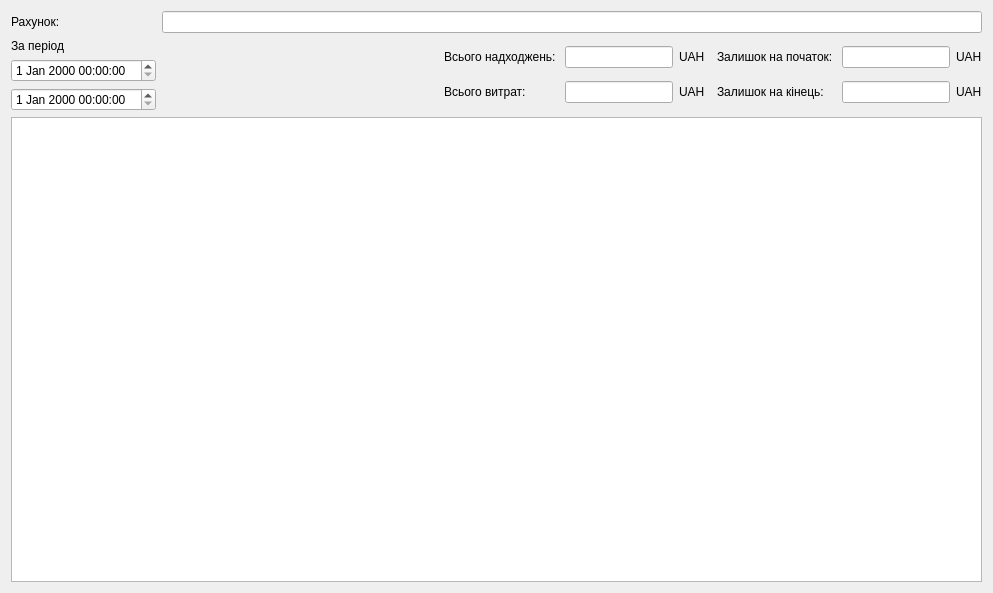
<?xml version="1.0" encoding="UTF-8"?>
<ui version="4.0">
 <class>Turnover</class>
 <widget class="QDialog" name="Turnover">
  <property name="geometry">
   <rect>
    <x>0</x>
    <y>0</y>
    <width>993</width>
    <height>593</height>
   </rect>
  </property>
  <property name="windowTitle">
   <string>Dialog</string>
  </property>
  <property name="windowIcon">
   <iconset resource="Res.qrc">
    <normaloff>:/new/prefix1/IMG/ico.png</normaloff>:/new/prefix1/IMG/ico.png</iconset>
  </property>
  <layout class="QGridLayout" name="gridLayout">
   <item row="2" column="1" colspan="5">
    <widget class="QLineEdit" name="lineEdit_acc"/>
   </item>
   <item row="12" column="0" colspan="6">
    <widget class="QTableView" name="tableView"/>
   </item>
   <item row="6" column="5">
    <layout class="QGridLayout" name="gridLayout_2">
     <item row="0" column="0">
      <widget class="QLabel" name="label_4">
       <property name="text">
        <string>Залишок на початок: </string>
       </property>
      </widget>
     </item>
     <item row="0" column="1">
      <widget class="QLineEdit" name="lineEdit_balance_start">
       <property name="sizePolicy">
        <sizepolicy hsizetype="Fixed" vsizetype="Fixed">
         <horstretch>0</horstretch>
         <verstretch>0</verstretch>
        </sizepolicy>
       </property>
      </widget>
     </item>
     <item row="1" column="0">
      <widget class="QLabel" name="label_2">
       <property name="text">
        <string>Залишок на кінець: </string>
       </property>
      </widget>
     </item>
     <item row="1" column="1">
      <widget class="QLineEdit" name="lineEdit_balance_end">
       <property name="sizePolicy">
        <sizepolicy hsizetype="Fixed" vsizetype="Fixed">
         <horstretch>0</horstretch>
         <verstretch>0</verstretch>
        </sizepolicy>
       </property>
      </widget>
     </item>
     <item row="0" column="2">
      <widget class="QLabel" name="label_cur3">
       <property name="text">
        <string>UAH</string>
       </property>
      </widget>
     </item>
     <item row="1" column="2">
      <widget class="QLabel" name="label_cur4">
       <property name="text">
        <string>UAH</string>
       </property>
      </widget>
     </item>
    </layout>
   </item>
   <item row="2" column="0">
    <widget class="QLabel" name="label">
     <property name="sizePolicy">
      <sizepolicy hsizetype="Fixed" vsizetype="Preferred">
       <horstretch>0</horstretch>
       <verstretch>0</verstretch>
      </sizepolicy>
     </property>
     <property name="text">
      <string>Рахунок: </string>
     </property>
    </widget>
   </item>
   <item row="6" column="0">
    <layout class="QGridLayout" name="gridLayout_4">
     <item row="1" column="0">
      <widget class="QDateTimeEdit" name="dateTimeEdit_start"/>
     </item>
     <item row="2" column="0">
      <widget class="QDateTimeEdit" name="dateTimeEdit_end"/>
     </item>
     <item row="0" column="0">
      <widget class="QLabel" name="label_3">
       <property name="sizePolicy">
        <sizepolicy hsizetype="Fixed" vsizetype="Preferred">
         <horstretch>0</horstretch>
         <verstretch>0</verstretch>
        </sizepolicy>
       </property>
       <property name="text">
        <string>За період</string>
       </property>
      </widget>
     </item>
    </layout>
   </item>
   <item row="6" column="2" colspan="2">
    <layout class="QGridLayout" name="gridLayout_3">
     <item row="0" column="0">
      <widget class="QLabel" name="label_7">
       <property name="text">
        <string>Всього надходжень: </string>
       </property>
      </widget>
     </item>
     <item row="1" column="0">
      <widget class="QLabel" name="label_8">
       <property name="text">
        <string>Всього витрат: </string>
       </property>
      </widget>
     </item>
     <item row="0" column="1">
      <widget class="QLineEdit" name="lineEdit_inc_am"/>
     </item>
     <item row="1" column="1">
      <widget class="QLineEdit" name="lineEdit_exp_am"/>
     </item>
     <item row="0" column="2">
      <widget class="QLabel" name="label_cur1">
       <property name="text">
        <string>UAH</string>
       </property>
      </widget>
     </item>
     <item row="1" column="2">
      <widget class="QLabel" name="label_cur2">
       <property name="text">
        <string>UAH</string>
       </property>
      </widget>
     </item>
    </layout>
   </item>
   <item row="6" column="1">
    <spacer name="horizontalSpacer">
     <property name="orientation">
      <enum>Qt::Horizontal</enum>
     </property>
     <property name="sizeHint" stdset="0">
      <size>
       <width>40</width>
       <height>20</height>
      </size>
     </property>
    </spacer>
   </item>
  </layout>
 </widget>
 <resources>
  <include location="Res.qrc"/>
 </resources>
 <connections/>
</ui>
